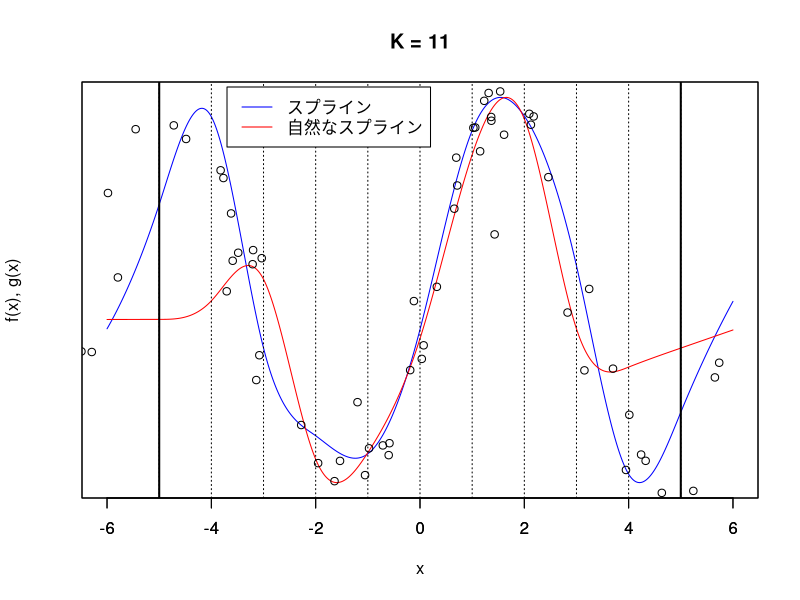

Reproduce this figure in R.
# Clear environment
rm(list = ls())

# Setting Japanese font (for MacOSX)
# par(family= "HiraKakuProN-W3")

# Chapter6 e.g.56
# 自然なスプラインによる回帰の実装

# 命題20で定義される関数d_j(x)
d <- function(j, x, knots) {
  K <- length(knots)
  return((max((x - knots[j]) ^ 3, 0) - max((x - knots[K]) ^ 3, 0)) / (knots[K] - knots[j]))
}
# 命題20で定義される関数h_j(x)
h <- function(j, x, knots) {
  K <- length(knots)
  if (j == 1) {
    return(1)
  } else if (j == 2) {
    return(x)
  } else {
    return(d(j - 2, x, knots) - d(K - 1, x, knots))
  }
}

# 以下では、
# 通常のスプライン回帰と、自然なスプラインによる回帰の曲線を比較する。
n <- 100
x <- rnorm(n) * 2 * pi
y <- sin(x) + 0.2 * rnorm(n)
K <- 11 # 数直線空間の区切り数
knots <- seq(-5, 5, length = K)

# 通常のスプライン回帰処理
X <- matrix(nrow = n, ncol = K + 4)
for (i in 1:n) {
  X[i, 1] <- 1
  X[i, 2] <- x[i]
  X[i, 3] <- x[i] ^ 2
  X[i, 4] <- x[i] ^ 3
  for (j in 1:K) {
    X[i, j + 4] <- max((x[i] - knots[j]) ^ 3, 0)
  }
}
beta <- solve(t(X) %*% X) %*% t(X) %*% y # 最小二乗推定値の計算
f <- function(x) {
  S <- beta[1] + beta[2] * x + beta[3] * x ^ 2 + beta[4] * x ^ 3
  for (j in 1:K) {
    S <- S + beta[j + 4] * max((x - knots[j]) ^ 3, 0)
  }
  return(S)
}

# 自然なスプラインによる回帰処理
X <- matrix(nrow = n, ncol = K)
X[, 1] = 1
for (j in 2:K) {
  for (i in 1:n) {
    X[i, j] <- h(j, x[i], knots)
  }
}
gamma <- solve(t(X) %*% X) %*% t(X) %*% y # 最小二乗推定値の計算
g <- function(x) {
  S <- gamma[1]
  for (j in 2:K) {
    S <- S + gamma[j] * h(j, x, knots)
  }
  return(S)
}

# グラフ描画
u_seq <- seq(-6, 6, 0.02) # スプライン曲線描画用x値
v_seq <- NULL # 通常のスプライン曲線描画用y値
for (u in u_seq) {
  v_seq <- c(v_seq, f(u))
}
plot(u_seq, v_seq,
     type = "l", col = "blue",
     yaxt = "n",
     xlab = "x", ylab = "f(x), g(x)")
par(new = TRUE)
w_seq <- NULL # 自然なスプライン回帰による曲線描画用y値
for (u in u_seq) {
  w_seq <- c(w_seq, g(u))
}
plot(u_seq, w_seq,
     type = "l", col = "red",
     yaxt = "n",
     xlab = "", ylab = "")
par(new = TRUE)
points(x, y)
abline(v = knots, lty = 3)
abline(v = c(-5, 5), lwd = 2)
title("K = 11")
legend(-3.7, 1.1, c("スプライン", "自然なスプライン"),
       lty = 1,
       col = c("blue", "red"))
